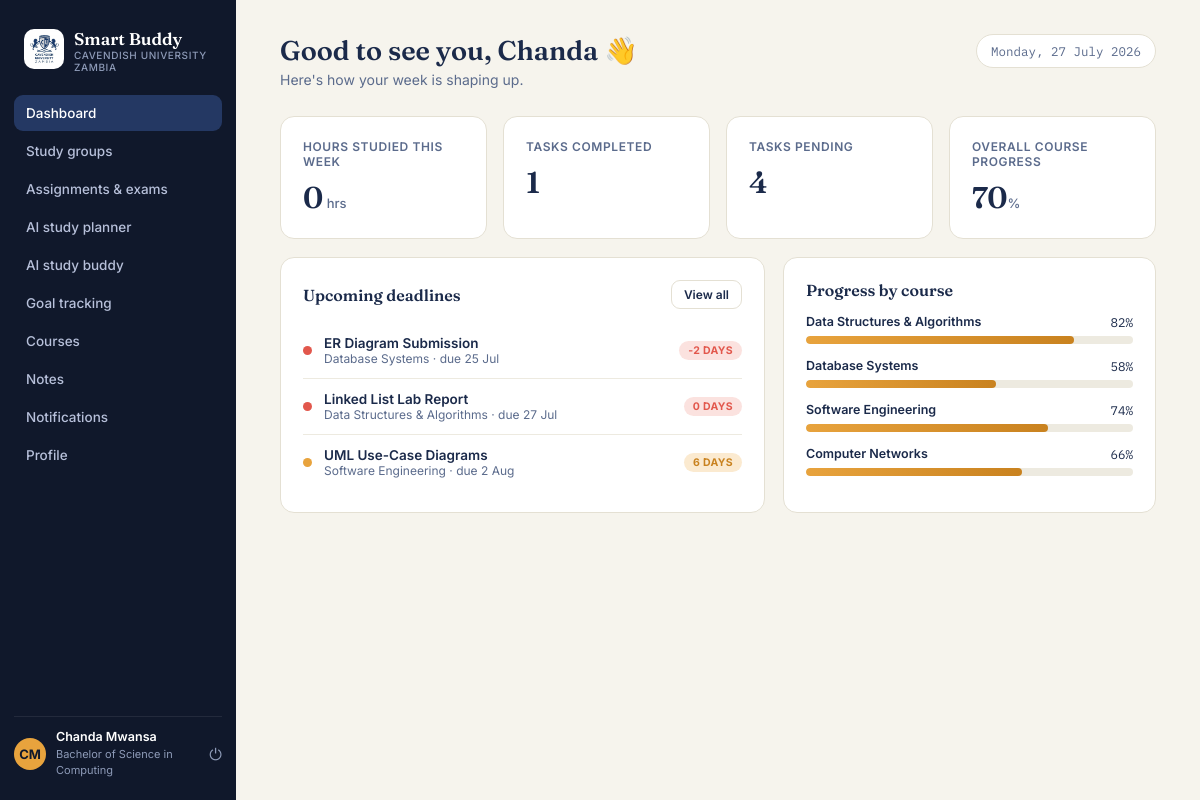
The page /student/dashboard.php (signed in) on the database its author committed.
### tables this page shows
CREATE TABLE students (
    id INT AUTO_INCREMENT PRIMARY KEY,
    programme_id INT NOT NULL,
    first_name VARCHAR(80) NOT NULL,
    last_name VARCHAR(80) NOT NULL,
    email VARCHAR(150) NOT NULL UNIQUE,
    password_hash VARCHAR(255) NOT NULL,
    year_of_study TINYINT DEFAULT 1,
    added_by_admin TINYINT(1) DEFAULT 0,
    status ENUM('active','suspended') DEFAULT 'active',
    created_at TIMESTAMP DEFAULT CURRENT_TIMESTAMP,
    FOREIGN KEY (programme_id) REFERENCES programmes(id) ON DELETE RESTRICT
);

CREATE TABLE programmes (
    id INT AUTO_INCREMENT PRIMARY KEY,
    name VARCHAR(150) NOT NULL,
    code VARCHAR(20) NOT NULL UNIQUE,
    school VARCHAR(150) NOT NULL DEFAULT '',
    created_at TIMESTAMP DEFAULT CURRENT_TIMESTAMP
);

CREATE TABLE assignments (
    id INT AUTO_INCREMENT PRIMARY KEY,
    student_id INT NOT NULL,
    course_id INT NOT NULL,
    title VARCHAR(200) NOT NULL,
    due_date DATE NOT NULL,
    status ENUM('pending','completed') DEFAULT 'pending',
    created_at TIMESTAMP DEFAULT CURRENT_TIMESTAMP,
    FOREIGN KEY (student_id) REFERENCES students(id) ON DELETE CASCADE,
    FOREIGN KEY (course_id) REFERENCES courses(id) ON DELETE CASCADE
);

CREATE TABLE courses (
    id INT AUTO_INCREMENT PRIMARY KEY,
    programme_id INT NOT NULL,
    name VARCHAR(150) NOT NULL,
    code VARCHAR(20) NOT NULL,
    credit_hours TINYINT DEFAULT 3,
    created_at TIMESTAMP DEFAULT CURRENT_TIMESTAMP,
    FOREIGN KEY (programme_id) REFERENCES programmes(id) ON DELETE CASCADE
);

CREATE TABLE student_courses (
    id INT AUTO_INCREMENT PRIMARY KEY,
    student_id INT NOT NULL,
    course_id INT NOT NULL,
    progress_percent TINYINT DEFAULT 0,
    enrolled_at TIMESTAMP DEFAULT CURRENT_TIMESTAMP,
    UNIQUE KEY unique_enrolment (student_id, course_id),
    FOREIGN KEY (student_id) REFERENCES students(id) ON DELETE CASCADE,
    FOREIGN KEY (course_id) REFERENCES courses(id) ON DELETE CASCADE
);

### includes/functions.php (called while the page is built, shortened)
<?php
function e($string) {
    return htmlspecialchars($string ?? '', ENT_QUOTES, 'UTF-8');
}
function is_logged_in() {
    return isset($_SESSION['student_id']);
}
function current_student_id() {
    return $_SESSION['student_id'] ?? null;
}
function days_until($dateStr) {
    $today = new DateTime('today');
    $date = new DateTime($dateStr);
    return (int) $today->diff($date)->format('%r%a');
}
function format_date($dateStr) {
    return date('j M', strtotime($dateStr));
}
function get_current_student($pdo) {
    $stmt = $pdo->prepare("SELECT s.*, p.name AS programme_name FROM students s
                            JOIN programmes p ON p.id = s.programme_id
                            WHERE s.id = ?");
    $stmt->execute([current_student_id()]);
    return $stmt->fetch();
}
function initials($first, $last) {
    return strtoupper(substr($first, 0, 1) . substr($last, 0, 1));
}

### student/dashboard.php (the view, shortened to what this page needs)
<?php
require_once __DIR__ . '/../config/config.php';
$sid = current_student_id();
$activeNav = 'dashboard';
$hoursThisWeek = $pdo->prepare("SELECT COALESCE(SUM(TIME_TO_SEC(TIMEDIFF(end_time,start_time)))/3600,0) AS hrs
    FROM study_sessions WHERE student_id=? AND status='completed' AND YEARWEEK(session_date,1)=YEARWEEK(CURDATE(),1)");
$hoursThisWeek->execute([$sid]);
$hours = round($hoursThisWeek->fetch()['hrs'], 1);
$completed = $pdo->prepare("SELECT COUNT(*) c FROM assignments WHERE student_id=? AND status='completed'");
$completed->execute([$sid]); $completedCount = $completed->fetch()['c'];
$pending = $pdo->prepare("SELECT COUNT(*) c FROM assignments WHERE student_id=? AND status='pending'");
$pending->execute([$sid]); $pendingCount = $pending->fetch()['c'];
$avgProgress = $pdo->prepare("SELECT COALESCE(AVG(progress_percent),0) a FROM student_courses WHERE student_id=?");
$avgProgress->execute([$sid]); $overallProgress = round($avgProgress->fetch()['a']);
$deadlines = $pdo->prepare("SELECT a.*, c.name AS course_name FROM assignments a
    JOIN courses c ON c.id=a.course_id
    WHERE a.student_id=? AND a.status='pending' ORDER BY a.due_date ASC LIMIT 3");
$deadlines->execute([$sid]);
$deadlineRows = $deadlines->fetchAll();
$courseProgress = $pdo->prepare("SELECT c.name, sc.progress_percent FROM student_courses sc
    JOIN courses c ON c.id = sc.course_id WHERE sc.student_id=?");
$courseProgress->execute([$sid]);
$courseRows = $courseProgress->fetchAll();
include __DIR__ . '/../includes/header.php';
?>
<div class="topline">
  <div><h1>Good to see you, <?= e($student['first_name']) ?> 👋</h1><div class="desc">Here's how your week is shaping up.</div></div>
  <div class="date-chip mono"><?= date('l, j F Y') ?></div>
</div>
<div class="grid-4" style="margin-bottom:18px;">
  <div class="card stat-card"><div class="label">Hours studied this week</div><div class="value"><?= e($hours) ?><small> hrs</small></div></div>
  <div class="card stat-card"><div class="label">Tasks completed</div><div class="value"><?= e($completedCount) ?></div></div>
  <div class="card stat-card"><div class="label">Tasks pending</div><div class="value"><?= e($pendingCount) ?></div></div>
  <div class="card stat-card"><div class="label">Overall course progress</div><div class="value"><?= e($overallProgress) ?><small>%</small></div></div>
</div>
<div class="grid-2">
  <div class="card">
    <div class="block-head"><h3>Upcoming deadlines</h3><a class="pill-btn ghost small" href="<?= BASE_URL ?>/student/assignments/index.php">View all</a></div>
    <?php if ($deadlineRows): foreach ($deadlineRows as $d): $dd = days_until($d['due_date']); ?>
      <div class="item-row">
        <div class="item-dot" style="background:<?= $dd<=3 ? 'var(--coral)' : 'var(--amber)' ?>"></div>
        <div style="flex:1;"><div class="title"><?= e($d['title']) ?></div><div class="meta"><?= e($d['course_name']) ?> · due <?= format_date($d['due_date']) ?></div></div>
        <span class="tag <?= $dd<=3 ? 'coral' : 'amber' ?>"><?= e($dd) ?> day<?= $dd==1?'':'s' ?></span>
      </div>
    <?php endforeach; else: ?>
      <div style="color:var(--ink-soft);font-size:13px;">Nothing due — you're all caught up.</div>
    <?php endif; ?>
  </div>
  <div class="card">
    <div class="block-head"><h3>Progress by course</h3></div>
    <?php foreach ($courseRows as $c): ?>
      <div style="margin-bottom:14px;">
        <div style="display:flex;justify-content:space-between;font-size:12.5px;margin-bottom:6px;"><span style="font-weight:600;"><?= e($c['name']) ?></span><span class="mono"><?= e($c['progress_percent']) ?>%</span></div>
        <div class="progress-track"><div class="progress-fill amber" style="width:<?= e($c['progress_percent']) ?>%;"></div></div>
      </div>
    <?php endforeach; ?>
  </div>
</div>
<?php include __DIR__ . '/../includes/footer.php'; ?>

### includes/header.php (shortened to what this page needs)
<?php
$student = get_current_student($pdo);
?>
<!DOCTYPE html>
<html lang="en">
<head>
<link rel="stylesheet" href="<?= BASE_URL ?>/assets/css/style.css">
</head>
<body>
<div id="app-shell">
<?php include __DIR__ . '/sidebar.php'; ?>
<main class="main">

### includes/sidebar.php (shortened to what this page needs)
<?php
$navItems = [
    'dashboard'     => ['label' => 'Dashboard',            'href' => '/student/dashboard.php'],
    'groups'        => ['label' => 'Study groups',         'href' => '/student/groups/index.php'],
    'assignments'   => ['label' => 'Assignments & exams',  'href' => '/student/assignments/index.php'],
    'planner'       => ['label' => 'AI study planner',     'href' => '/student/planner/index.php'],
    'buddy'         => ['label' => 'AI study buddy',       'href' => '/student/buddy/index.php'],
    'goals'         => ['label' => 'Goal tracking',        'href' => '/student/goals/index.php'],
    'courses'       => ['label' => 'Courses',               'href' => '/student/courses/index.php'],
    'notes'         => ['label' => 'Notes',                 'href' => '/student/notes/index.php'],
    'notifications' => ['label' => 'Notifications',         'href' => '/student/notifications/index.php'],
    'profile'       => ['label' => 'Profile',                'href' => '/student/profile/index.php'],
];
?>
<aside class="sidebar">
  <div class="sidebar-brand">
    <span class="sundial"><img width="40px" style="border-radius: 10px;" src="<?= BASE_URL ?>/assets/images/cavendish-university-zambia.jpg" alt="Cavendish University Zambia"></span>
    <div class="name">Smart Buddy<small>Cavendish University Zambia</small></div>
  </div>
  <nav class="nav-group">
    <?php foreach ($navItems as $key => $item): ?>
      <a class="nav-item <?= ($activeNav ?? '') === $key ? 'active' : '' ?>" href="<?= BASE_URL . $item['href'] ?>">
        <span><?= e($item['label']) ?></span>
      </a>
    <?php endforeach; ?>
  </nav>
  <div class="sidebar-foot">
    <div class="avatar-circle"><?= e(initials($student['first_name'] ?? 'S', $student['last_name'] ?? 'B')) ?></div>
    <div class="who">
      <b><?= e(($student['first_name'] ?? '') . ' ' . ($student['last_name'] ?? '')) ?></b>
      <span><?= e($student['programme_name'] ?? '') ?></span>
    </div>
    <a class="logout-btn" href="<?= BASE_URL ?>/student/auth/logout.php" title="Log out">⏻</a>
  </div>
</aside>

### includes/footer.php (shortened to what this page needs)
</main>
</div>
</body>
</html>

### assets/css/base.css (style rules this page uses)
:root { --navy-950: #10182B; --navy-900: #1B2A4A; --navy-800: #243863; --paper: #F6F4ED; --paper-raised: #FFFFFF; --ink: #1B2A4A; --ink-soft: #5B6B8C; --ink-faint: #8E9BB8; --amber: #E8A33D; --amber-deep: #C9821F; --amber-soft: #FBEAD0; --teal: #2F9E8F; --teal-soft: #DCF2EE; --coral: #E2574C; --coral-soft: #FBE2DF; --line: #E4E0D3; --line-soft: #EDEAE0; --radius: 14px; }
* { box-sizing: border-box; }
html, body { margin: 0; padding: 0; }
body { font-family: 'Inter', sans-serif; background: var(--paper); color: var(--ink); -webkit-font-smoothing: antialiased; }
h1, h2, h3 { font-family: 'Fraunces', serif; }
.mono { font-family: 'IBM Plex Mono', monospace; }
a { color: inherit; }
.tag { font-size: 10.5px; font-weight: 700; padding: 3px 9px; border-radius: 20px; text-transform: uppercase; letter-spacing: 0.03em; }
.tag.amber { background: var(--amber-soft); color: var(--amber-deep); }
.tag.coral { background: var(--coral-soft); color: var(--coral); }

### assets/css/layout.css (style rules this page uses)
#app-shell { display: flex; min-height: 100vh; }
.sidebar { width: 236px; flex-shrink: 0; background: var(--navy-950); color: #fff; display: flex; flex-direction: column; padding: 22px 14px; position: sticky; top: 0; height: 100vh; }
.sidebar-brand { display: flex; align-items: center; gap: 10px; padding: 6px 10px 22px; }
.sidebar-brand .name { font-family: 'Fraunces', serif; font-weight: 600; font-size: 17px; }
.sidebar-brand .name small { display: block; font-family: 'Inter', sans-serif; font-size: 10px; color: var(--ink-faint); font-weight: 500; letter-spacing: 0.06em; text-transform: uppercase; }
.sundial { color: var(--amber); font-size: 18px; }
.nav-group { flex: 1; overflow-y: auto; }
.nav-item { display: block; padding: 10px 12px; border-radius: 9px; font-size: 13.5px; font-weight: 500; color: #B7C0DA; margin-bottom: 2px; text-decoration: none; }
.nav-item.active { background: var(--navy-800); color: #fff; }
.sidebar-foot { border-top: 1px solid rgba(255, 255, 255, 0.08); padding-top: 12px; display: flex; align-items: center; gap: 10px; }
.avatar-circle { width: 32px; height: 32px; border-radius: 50%; background: var(--amber); color: var(--navy-950); display: flex; align-items: center; justify-content: center; font-weight: 700; font-size: 13px; flex-shrink: 0; }
.sidebar-foot .who { font-size: 12.5px; line-height: 1.3; flex: 1; }
.sidebar-foot .who b { display: block; font-weight: 600; color: #fff; }
.sidebar-foot .who span { color: var(--ink-faint); font-size: 11px; }
.logout-btn { color: var(--ink-faint); text-decoration: none; font-size: 16px; }
.main { flex: 1; padding: 34px 44px 60px; max-width: 1180px; }
.topline { display: flex; justify-content: space-between; align-items: flex-start; margin-bottom: 28px; flex-wrap: wrap; gap: 14px; }
.topline h1 { font-size: 27px; margin: 0 0 4px; font-weight: 600; }
.topline .desc { color: var(--ink-soft); font-size: 14px; }
.date-chip { background: var(--paper-raised); border: 1px solid var(--line); padding: 8px 14px; border-radius: 20px; font-size: 12.5px; color: var(--ink-soft); }

### assets/css/responsive.css (style rules this page uses)
.nav-item { display: flex; align-items: center; justify-content: space-between; }

### rows shown on the page
students: first_name+last_name "CM", first_name+last_name "Chanda Mwansa", programme.name "Bachelor of Science in Computing", first_name "Chanda"
assignments: title "ER Diagram Submission", course.name "Database Systems", due_date "25 Jul", due_date "-2"
assignments: title "Linked List Lab Report", course.name "Data Structures & Algorithms", due_date "27 Jul", due_date "0"
assignments: title "UML Use-Case Diagrams", course.name "Software Engineering", due_date "2 Aug", due_date "6"
student_courses: course.name "Data Structures & Algorithms", progress_percent "82"
student_courses: course.name "Database Systems", progress_percent "58"
student_courses: course.name "Software Engineering", progress_percent "74"
student_courses: course.name "Computer Networks", progress_percent "66"

### other values the page prints
$item['label'] "Dashboard"
$item['label'] "Study groups"
$item['label'] "Assignments & exams"
$item['label'] "AI study planner"
$item['label'] "AI study buddy"
$item['label'] "Goal tracking"
$item['label'] "Courses"
$item['label'] "Notes"
$item['label'] "Notifications"
$item['label'] "Profile"
$hours "0"
$completedCount "1"
$pendingCount "4"
$overallProgress "70"
